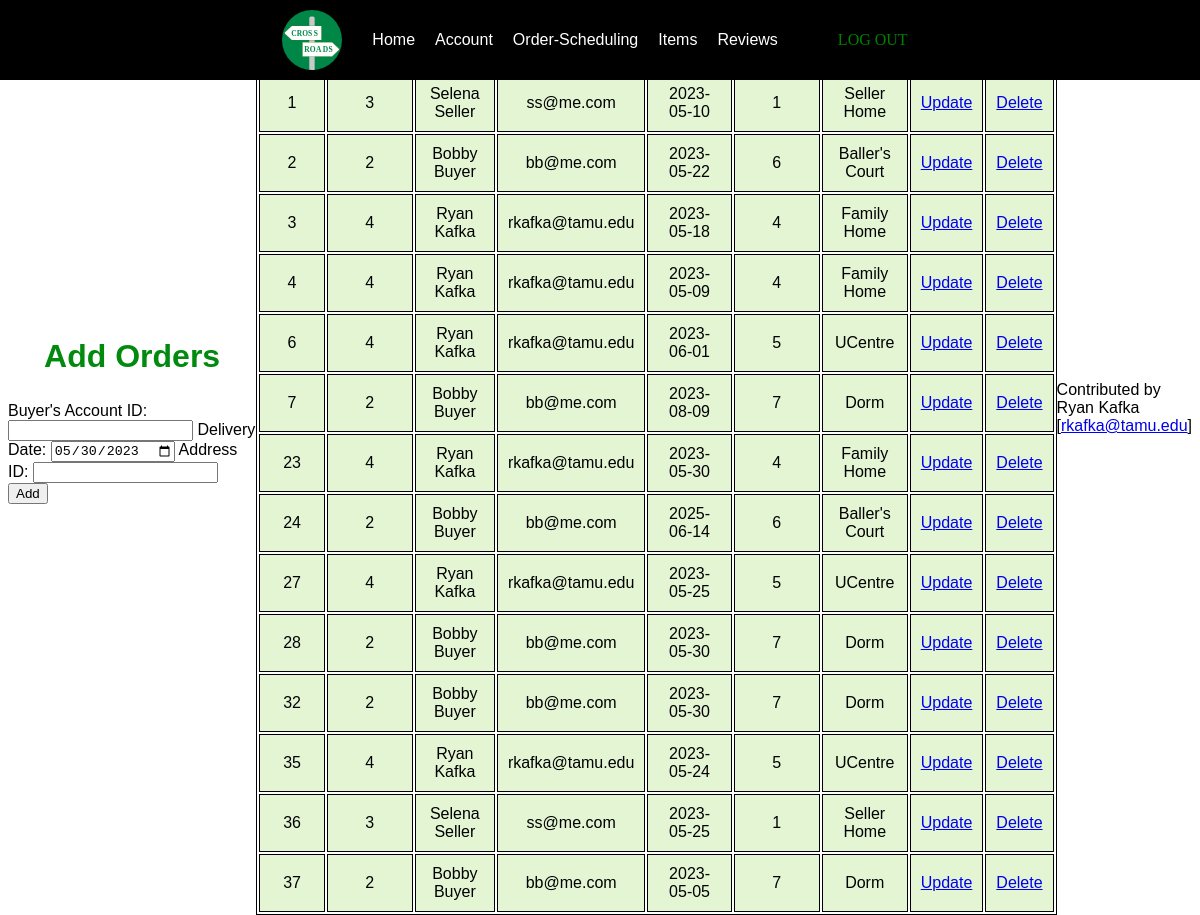
The app's page /orders/scheduling.php with its own data.
### tables this page shows
CREATE TABLE `orders` (
  `order_id` int(12) NOT NULL,
  `account_id` int(12) NOT NULL,
  `delivery_date` date NOT NULL,
  `address_id` int(12) NOT NULL
);

CREATE TABLE `account` (
  `account_id` int(12) NOT NULL COMMENT 'Account ID',
  `account_fname` varchar(100) NOT NULL COMMENT 'First Name',
  `account_lname` varchar(100) NOT NULL COMMENT 'Last Name',
  `account_email` varchar(100) NOT NULL COMMENT 'eMail Address',
  `account_password` varchar(255) NOT NULL COMMENT 'Password',
  `account_type` int(1) NOT NULL COMMENT '0 = admin, 1 = seller, 2 = buyer'
);

CREATE TABLE `address_label` (
  `address_id` int(12) NOT NULL,
  `account_id` int(12) NOT NULL,
  `address_title` varchar(50) NOT NULL
);

### orders/functions/access_orders.php (the view, shortened to what this page needs)
<?php
  $user = 'root';
  $password = '';
  $database = 'crossroads';
  $servername='localhost:3306';
  $conn = new mysqli($servername, $user, $password, $database);
  $query = "SELECT * FROM orders
              LEFT JOIN address_label
                ON address_label.account_id=orders.account_id
              AND address_label.address_id=orders.address_id
              LEFT JOIN account
                ON account.account_id=orders.account_id";
  $query = $query . " ORDER BY order_id ASC";
  echo "<table border='1'>
    <tr>
      <th>Order ID</th>";
  if($_SESSION['is_admin'] || $_SESSION['account_type'] == 1)
    echo  "<th>Buyer's Account ID</th>
      <th>Buyer's Name</th>
      <th>Buyer's Email</th>";
  echo "<th>Delivery Date</th>";
  echo "<th>Address ID</th>";
  echo "<th>Address Label</th>
    </tr>
  ";
  $result = mysqli_query($conn,$query);
  while($row = mysqli_fetch_array($result)) {
    echo "<tr>";
    if($row['order_id'] == $_GET['id']) {
      echo '<form action="http://localhost/crossroads/orders/functions/update_order.php" method="POST">';
      echo 	"<td>" . $row['order_id'] . "</td>";
      if($_SESSION['is_admin']) {
        echo '<td><input type="number" name="buyerID" value="'.$row['account_id'].'"></td>';
        echo '<td> <em style="color:darkgreen;">updating...</em>
              </td>';
        echo '<td> <em style="color:darkgreen;">updating...</em> </td>';
      }
      echo '<td><input type="date" min="2023-05-05" name="deliveryDate" value="'.$row['delivery_date'].'"></td>';
      echo '<td><input type="number" name="addressID" value="'.$row['address_id'].'"></td>';
      echo '<td> <em style="color:darkgreen;">updating...</em> </td>';
      echo '<td><button type="submit">Save</button></td>';
      echo '<input type="hidden" name="id" value="'.$row['order_id'].'">';
      echo '</form>';
    }
    else {
      echo 	"<td>" . $row['order_id'] . "</td>";
      if($_SESSION['is_admin']) {
        echo 	"<td>" . $row['account_id'] . "</td>";
        echo 	"<td>" . $row['account_fname'] . " "
                      . $row['account_lname'] . "</td>";
        echo 	"<td>" . $row['account_email'] . "</td>";
      }
      echo 	"<td>" . $row['delivery_date'] . "</td>";
      echo 	"<td>" . $row['address_id'] . "</td>";
      echo 	"<td>" . $row['address_title'] . "</td>";
      echo 	'<td><a href="http://localhost/crossroads/orders/scheduling.php?id=' . $row['order_id'] . '" role="button">Update</a></td>';
    }
    echo 	'<td><a href="http://localhost/crossroads/orders/functions/delete_order.php?id=' . $row['order_id'] . '" role="button">Delete</a></td>';
    echo "</tr>";
  }
  echo "</table>";
?>

### orders/scheduling.php (shortened to what this page needs)
<!DOCTYPE html>
<html>
	<head>
		<link rel="stylesheet" href="style.css">
	</head>
	<body>
		<section>
			<h1>Add Orders</h1>
			<form action="http://localhost/crossroads/orders/functions/add_order.php" method="POST">
				<label for="buyerID" <?php if(!$_SESSION['is_admin']) {echo " style='display: none'";}?>>Buyer's Account ID:</label>
				<input type="number" name="buyerID" <?php if(!$_SESSION['is_admin']) {echo " style='display: none'";}?>>
				<label for="deliveryDate">Delivery Date:</label>
				<input type="date" name="deliveryDate" value="2023-05-30" min="2018-05-05">
				<label for="addressID">Address ID:</label>
				<input type="number" name="addressID">
				<button type="submit">Add</button>
			  </form>
		</section>
		<section>
			<table>
				<tbody>
					<?php include __DIR__.'/functions/access_orders.php'; ?>
				</tbody>
			</table>
		</section>
		<section>
			<footer>
				<p>Contributed by Ryan Kafka [<a href="mailto:rkafka@tamu.edu">rkafka@tamu.edu</a>]</p>
			</footer>
		</section>
	</body>
</html>

### style.css (style rules this page uses)
:root { --emeraldgreen: #028A0f; }
body { display: flex; justify-content: center; align-items: center; height: 100vh; }
nav { position: absolute; top: 0%; background-color: black; padding: 10px; display: flex; justify-content: center; width:100%; }
nav a { font-family: Verdana, Geneva, sans-serif; color: white; text-decoration: none; margin: 0 10px; -ms-transform: translateY(35%); transform: translateY(35%); }
table { margin: 0 auto; font-size: large; border: 1px solid black; }
h1 { text-align: center; font-family: Verdana, Geneva, sans-serif; color: var(--emeraldgreen); font-size: xx-large; }
th,td { font-family: Verdana, Geneva, sans-serif; border: 1px solid black; padding: 10px; text-align: center; font-size: medium; }
th { font-weight: bold; }
td { font-weight: lighter; background-color: #E4F5D4; border: 1px solid black; }
footer { bottom: 0%; top: 90%; font-family: Verdana, Geneva, sans-serif; }
form { font-family: Verdana, Geneva, sans-serif; }

### records on screen
orders: order_id "1", account.account_id "3", account.account_fname "Selena", account.account_lname "Seller", account.account_email "ss@me.com", delivery_date "2023-05-10", address_label.address_id "1", address_label.address_title "Seller Home"
orders: order_id "2", account.account_id "2", account.account_fname "Bobby", account.account_lname "Buyer", account.account_email "bb@me.com", delivery_date "2023-05-22", address_label.address_id "6", address_label.address_title "Baller's Court"
orders: order_id "3", account.account_id "4", account.account_fname "Ryan", account.account_lname "Kafka", account.account_email "rkafka@tamu.edu", delivery_date "2023-05-18", address_label.address_id "4", address_label.address_title "Family Home"
orders: order_id "4", account.account_id "4", account.account_fname "Ryan", account.account_lname "Kafka", account.account_email "rkafka@tamu.edu", delivery_date "2023-05-09", address_label.address_id "4", address_label.address_title "Family Home"
orders: order_id "6", account.account_id "4", account.account_fname "Ryan", account.account_lname "Kafka", account.account_email "rkafka@tamu.edu", delivery_date "2023-06-01", address_label.address_id "5", address_label.address_title "UCentre"
orders: order_id "7", account.account_id "2", account.account_fname "Bobby", account.account_lname "Buyer", account.account_email "bb@me.com", delivery_date "2023-08-09", address_label.address_id "7", address_label.address_title "Dorm"
orders: order_id "23", account.account_id "4", account.account_fname "Ryan", account.account_lname "Kafka", account.account_email "rkafka@tamu.edu", delivery_date "2023-05-30", address_label.address_id "4", address_label.address_title "Family Home"
orders: order_id "24", account.account_id "2", account.account_fname "Bobby", account.account_lname "Buyer", account.account_email "bb@me.com", delivery_date "2025-06-14", address_label.address_id "6", address_label.address_title "Baller's Court"
orders: order_id "27", account.account_id "4", account.account_fname "Ryan", account.account_lname "Kafka", account.account_email "rkafka@tamu.edu", delivery_date "2023-05-25", address_label.address_id "5", address_label.address_title "UCentre"
orders: order_id "28", account.account_id "2", account.account_fname "Bobby", account.account_lname "Buyer", account.account_email "bb@me.com", delivery_date "2023-05-30", address_label.address_id "7", address_label.address_title "Dorm"
orders: order_id "32", account.account_id "2", account.account_fname "Bobby", account.account_lname "Buyer", account.account_email "bb@me.com", delivery_date "2023-05-30", address_label.address_id "7", address_label.address_title "Dorm"
orders: order_id "35", account.account_id "4", account.account_fname "Ryan", account.account_lname "Kafka", account.account_email "rkafka@tamu.edu", delivery_date "2023-05-24", address_label.address_id "5", address_label.address_title "UCentre"
orders: order_id "36", account.account_id "3", account.account_fname "Selena", account.account_lname "Seller", account.account_email "ss@me.com", delivery_date "2023-05-25", address_label.address_id "1", address_label.address_title "Seller Home"
orders: order_id "37", account.account_id "2", account.account_fname "Bobby", account.account_lname "Buyer", account.account_email "bb@me.com", delivery_date "2023-05-05", address_label.address_id "7", address_label.address_title "Dorm"
